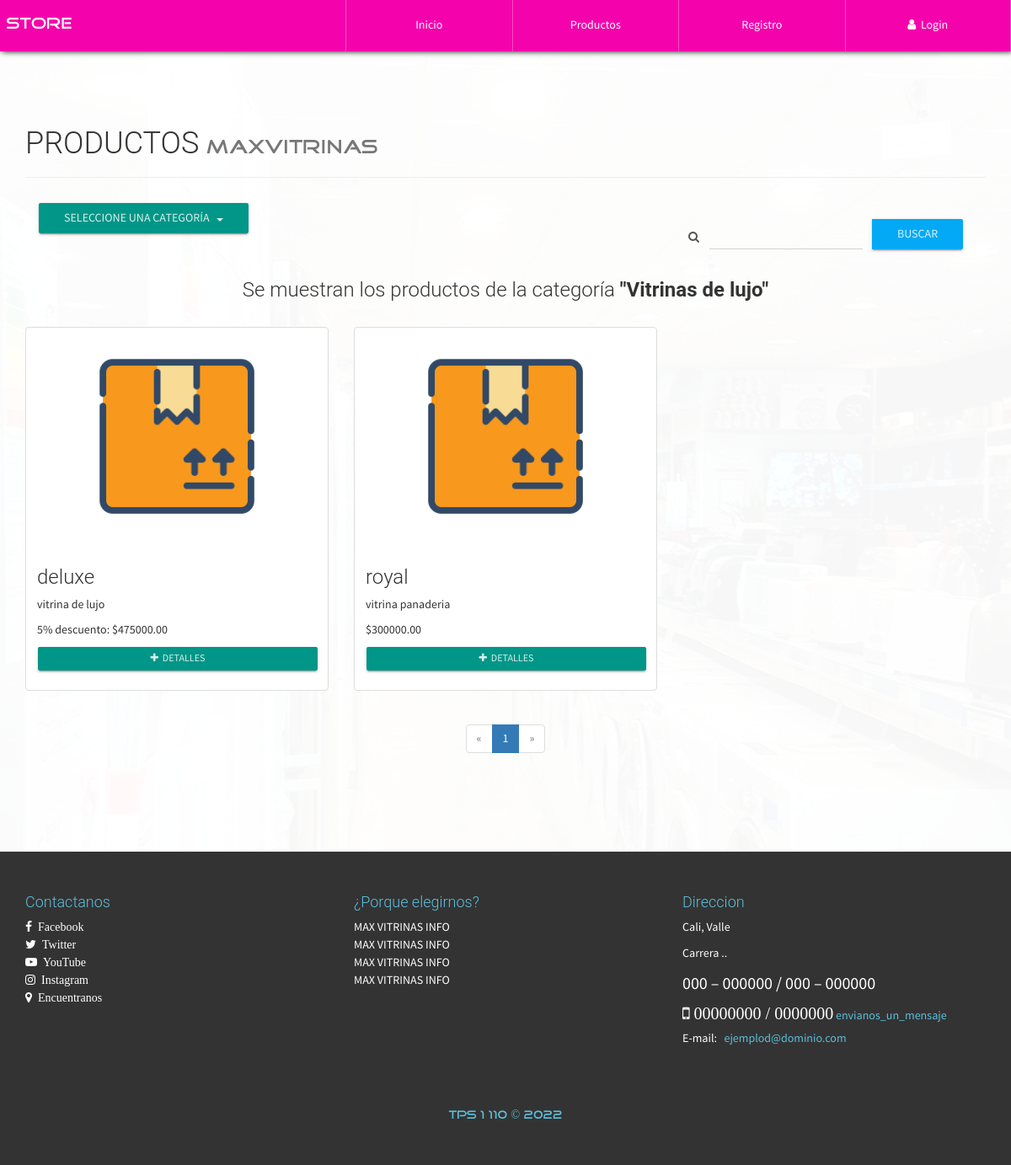
The page /product.php?categ=01 on the database its author committed.
### tables this page shows
CREATE TABLE `categoria` (
  `CodigoCat` varchar(30) NOT NULL,
  `Nombre` varchar(30) NOT NULL,
  `Descripcion` text NOT NULL
);

CREATE TABLE `producto` (
  `id` int(20) NOT NULL,
  `CodigoProd` varchar(30) NOT NULL,
  `NombreProd` varchar(30) NOT NULL,
  `CodigoCat` varchar(30) NOT NULL,
  `Precio` decimal(30,2) NOT NULL,
  `Descuento` int(2) NOT NULL,
  `Modelo` varchar(30) NOT NULL,
  `Marca` varchar(30) NOT NULL,
  `Stock` int(20) NOT NULL,
  `NITProveedor` varchar(30) NOT NULL,
  `Imagen` varchar(150) NOT NULL,
  `Nombre` varchar(30) NOT NULL,
  `Estado` varchar(15) NOT NULL
);

### product.php (the view, shortened to what this page needs)
<?php
include './library/consulSQL.php';
?>
<!DOCTYPE html>
<html lang="es">
<head>
    <?php include './inc/link.php'; ?>
</head>
<body id="container-page-product">
    <?php include './inc/navbar.php'; ?>
    <section id="store">
       <br>
        <div class="container">
            <div class="page-header">
              <h1>PRODUCTOS <small class="tittles-pages-logo">MaxVitrinas</small></h1>
            </div>
            <?php
              $checkAllCat=ejecutarSQL::consultar("SELECT * FROM categoria");
              if(mysqli_num_rows($checkAllCat)>=1):
            ?>
              <div class="container-fluid">
                <div class="row">
                  <div class="col-xs-12 col-md-4">
                    <div class="dropdown">
                      <button class="btn btn-primary btn-raised dropdown-toggle" type="button" id="drpdowncategory" data-toggle="dropdown" aria-haspopup="true" aria-expanded="true">
                        Seleccione una categoría &nbsp;
                        <span class="caret"></span>
                      </button>
                    </div>
                  </div>
                  <div class="col-xs-12 col-md-4 col-md-offset-4">
                    <form action="./search.php" method="GET">
                      <div class="form-group">
                        <div class="input-group">
                          <span class="input-group-addon"><i class="fa fa-search" aria-hidden="true"></i></span>
                          <input type="text" id="addon1" class="form-control" name="term" required="" title="Escriba nombre o marca del producto">
                          <span class="input-group-btn">
                              <button class="btn btn-info btn-raised" type="submit">Buscar</button>
                          </span>
                        </div>
                      </div>
                    </form>
                  </div>
                </div>
              </div>
            <?php
                $categoria=consultasSQL::clean_string($_GET['categ']);
                if(isset($categoria) && $categoria!=""){
            ?>
              <div class="row">
                <?php
                  $mysqli = mysqli_connect(SERVER, USER, PASS, BD);
                  mysqli_set_charset($mysqli, "utf8");
                  $pagina = isset($_GET['pag']) ? (int)$_GET['pag'] : 1;
                  $regpagina = 20;
                  $inicio = ($pagina > 1) ? (($pagina * $regpagina) - $regpagina) : 0;
                  $consultar_productos=mysqli_query($mysqli,"SELECT SQL_CALC_FOUND_ROWS * FROM producto WHERE CodigoCat='$categoria' AND Stock > 0 AND Estado='Activo' LIMIT $inicio, $regpagina");
                  $selCat=ejecutarSQL::consultar("SELECT * FROM categoria WHERE CodigoCat='$categoria'");
                  $datCat=mysqli_fetch_array($selCat, MYSQLI_ASSOC);
                  $totalregistros = mysqli_query($mysqli,"SELECT FOUND_ROWS()");
                  $totalregistros = mysqli_fetch_array($totalregistros, MYSQLI_ASSOC);
                  $numeropaginas = ceil($totalregistros["FOUND_ROWS()"]/$regpagina);
                  if(mysqli_num_rows($consultar_productos)>=1){
                    echo '<h3 class="text-center">Se muestran los productos de la categoría <strong>"'.$datCat['Nombre'].'"</strong></h3><br>';
                    while($prod=mysqli_fetch_array($consultar_productos, MYSQLI_ASSOC)){
                ?>
                    <div class="col-xs-12 col-sm-6 col-md-4">
                         <div class="thumbnail">
                           <img class="img-product" src="./assets/img-products/<?php if($prod['Imagen']!="" && is_file("./assets/img-products/".$prod['Imagen'])){ echo $prod['Imagen']; }else{ echo "default.png"; } ?>
                           ">
                           <div class="caption">
                             <h3><?php echo $prod['Marca']; ?></h3>
                             <p><?php echo $prod['NombreProd']; ?></p>
                             <?php if($prod['Descuento']>0): ?>
                             <p>
                             <?php
                             $pref=number_format($prod['Precio']-($prod['Precio']*($prod['Descuento']/100)), 2, '.', '');
                             echo $prod['Descuento']."% descuento: $".$pref;
                             ?>
                             </p>
                             <?php else: ?>
                              <p>$<?php echo $prod['Precio']; ?></p>
                             <?php endif; ?>
                             <p class="text-center">
                                 <a href="infoProd.php?CodigoProd=<?php echo $prod['CodigoProd']; ?>" class="btn btn-primary btn-raised btn-sm btn-block"><i class="fa fa-plus"></i>&nbsp; Detalles</a>
                             </p>
                           </div>
                         </div>
                     </div>
                <?php
                  }
                  if($numeropaginas>0):
                ?>
                <div class="text-center">
                  <ul class="pagination">
                    <?php if($pagina == 1): ?>
                        <li class="disabled">
                            <a>
                                <span aria-hidden="true">&laquo;</span>
                            </a>
                        </li>
                    <?php endif; ?>
                    <?php
                        for($i=1; $i <= $numeropaginas; $i++ ){
                            if($pagina == $i){
                                echo '<li class="active"><a href="product.php?categ='.$categoria.'&pag='.$i.'">'.$i.'</a></li>';
                            }else{
                                echo '<li><a href="product.php?categ='.$categoria.'&pag='.$i.'">'.$i.'</a></li>';
                            }
                        }
                    ?>
                    <?php if($pagina == $numeropaginas): ?>
                        <li class="disabled">
                            <a>
                                <span aria-hidden="true">&raquo;</span>
                            </a>
                        </li>
                    <?php endif; ?>
                  </ul>
                </div>
                <?php
                  endif;
                  }else{
                    echo '<h2 class="text-center">Lo sentimos, no hay productos registrados en la categoría <strong>"'.$datCat['Nombre'].'"</strong></h2>';
                  }
                ?>
              </div>
            <?php
                }else{
                  echo '<h2 class="text-center">Por favor seleccione una categoría para empezar</h2>';
                }
              else:
                echo '<h2 class="text-center">Lo sentimos, no hay productos ni categorías registradas en la tienda</h2>';
              endif;
            ?>
        </div>
    </section>
    <?php include './inc/footer.php'; ?>
</body>
</html>

### inc/link.php (shortened to what this page needs)
<link rel="stylesheet" href="./css/font-awesome.min.css">
<link rel="stylesheet" href="./css/normalize.css">
<link rel="stylesheet" href="./css/bootstrap.min.css">
<link rel="stylesheet" href="./css/bootstrap-material-design.min.css">
<link rel="stylesheet" href="./css/ripples.min.css">
<link rel="stylesheet" href="./css/sweetalert.css">
<link rel="stylesheet" href="./css/media.css">
<link rel="stylesheet" href="./css/style.css">

### inc/navbar.php (shortened to what this page needs)
<nav id="navbar-auto-hidden">
        <div class="row hidden-xs">
            <div class="col-xs-4">
                <p class="text-navbar tittles-pages-logo">STORE</p>
            </div>
            <div class="col-xs-8">
              <div class="contenedor-tabla pull-right">
                <div class="contenedor-tr">
                  <a href="index.php" class="table-cell-td">Inicio</a>
                  <a href="product.php" class="table-cell-td">Productos</a>
                  <?php
                      if(!$_SESSION['nombreAdmin']==""){
                          echo '
                              <a href="carrito.php" class="table-cell-td">Carrito</a>
                              <a href="configAdmin.php" class="table-cell-td">Administración</a>
                              <a href="#!" class="table-cell-td exit-system">
                                  <i class="fa fa-user"></i>&nbsp;&nbsp;'.$_SESSION['nombreAdmin'].'
                              </a>
                           ';
                      }else{
                          echo '
                          <a href="registration.php" class="table-cell-td">Registro</a>
                              <a href="#" class="table-cell-td" data-toggle="modal" data-target=".modal-login">
                                  <i class="fa fa-user"></i>&nbsp;&nbsp;Login
                              </a>
                           ';
                      }
                  ?>
                </div>
              </div>
            </div>
        </div>
    </nav>

### library/consulSQL.php (shortened to what this page needs)
<?php
class ejecutarSQL {
    public static function conectar(){
        if(!$con=  mysqli_connect(SERVER,USER,PASS,BD)){
            echo "Error en el servidor, verifique sus datos";
        }
        mysqli_set_charset($con, "utf8");
        return $con;
    }
    public static function consultar($query) {
        if (!$consul = mysqli_query(ejecutarSQL::conectar(), $query)) {
            echo 'Error en la consulta SQL ejecutada';
        }
        return $consul;
    }
}
class consultasSQL{
    public static function clean_string($val){
        $val=trim($val);
        $val=stripslashes($val);
        $val=str_ireplace("<script>", "", $val);
        $val=str_ireplace("</script>", "", $val);
        $val=str_ireplace("<script src", "", $val);
        $val=str_ireplace("<script type=", "", $val);
        $val=str_ireplace("SELECT * FROM", "", $val);
        $val=str_ireplace("DELETE FROM", "", $val);
        $val=str_ireplace("INSERT INTO", "", $val);
        $val=str_ireplace("--", "", $val);
        $val=str_ireplace("^", "", $val);
        $val=str_ireplace("[", "", $val);
        $val=str_ireplace("]", "", $val);
        $val=str_ireplace("==", "", $val);
        $val=str_ireplace(";", "", $val);
        return $val;
    }
}

### inc/footer.php (shortened to what this page needs)
<footer>
    <div class="container">
        <div class="row">
            <div class="col-sm-4">
                <h4 class="text-footer">Contactanos</h4>
                <a href="#" target="_blank">
                    <i class="fa fa-facebook" aria-hidden="true">&nbsp; Facebook </i>
                </a><br>
                <a href="#" target="_blank">
                    <i class="fa fa-twitter" aria-hidden="true">&nbsp; Twitter </i>
                </a><br>
                <a href="#" target="_blank">
                    <i class="fa fa-youtube-play" aria-hidden="true">&nbsp; YouTube </i>
                </a><br>
                <a href="#" target="_blank">
                    <i class="fa fa-instagram" aria-hidden="true">&nbsp; Instagram </i>
                </a><br>
                <a href="#" target="_blank">
                    <i class="fa fa-map-marker" aria-hidden="true">&nbsp; Encuentranos </i>
                </a>
            </div>
            <div class="col-sm-4">
                <h4 class="text-footer">¿Porque elegirnos?</h4>
                <p>
                    MAX VITRINAS INFO</br>
                    MAX VITRINAS INFO</br>
                    MAX VITRINAS INFO</br>
                    MAX VITRINAS INFO</br>
                </p>
            </div>
            <div class="col-sm-4">
                <h4 class="text-footer" >Direccion</h4>
                <p style="color: #FFF">Cali, Valle</p>
                <p style="color: #FFF">Carrera ..</p>
                <p style="font-size:20px" aria-hidden="true">  000 – 000000 / 000 – 000000</p>
                <p class="fa fa-mobile" style="font-size:20px"  aria-hidden="true">  00000000 / 0000000</p> <a href="#" target="_blank" style="color: #5bc0de">envianos_un_mensaje</a></br>
                E-mail: <a href="#" target="_blank" style="color: #5bc0de"> &nbsp; ejemplod@dominio.com</a>
            </div>
        </div>
    </div>
    <br><br><br>
    <h5 class="text-center tittles-pages-logo text-footer">TPS 1 110 &copy; 2022</h5>
</footer>

### css/media.css (style rules this page uses)
@media (min-width: 1200px) { .contenedor-tabla { width: 90%; } }

### css/style.css (style rules this page uses)
body { font-family: "FontFamilySPro"; line-height: 1.5; font-size: 1.4em; width: 100%; height: 100%; margin: 0px; padding: 0px; background-position: center center; background-repeat: no-repeat; background-attachment: fixed; background-size: cover; background-color: #fff; }
nav { width: 100%; position: fixed; top: 0px; background-color: #f403ac; box-shadow: 2px 0px 7px #000; z-index: 50; }
.contenedor-tabla { display: table; width: 100%; }
.contenedor-tr { display: table-row; width: 100%; }
.contenedor-tr > a { text-decoration: none; color: #fff; }
.contenedor-tr > a:last-child { border-right: 1px solid rgba(255, 255, 255,0.3); }
.table-cell-td { display: table-cell; padding: 20px 7px; border-left: 1px solid rgba(255, 255, 255,0.3); text-align: center; width: 20%; }
.text-navbar { color: #fff; font-size: 19px; float: left; margin-left: 2%; margin-top: 15px; }
section { width: 100%; margin: 0px; padding: 90px 0px; }
footer { width: 100%; color: #fff; background-color: #333; padding: 40px 0px; }
.text-footer { color: #5bc0de; }
footer a { color: #fff; }
.tittles-pages-logo { font-family: "FontFamilyLogo"; }
#container-page-product { background-image: url(../assets/img/font-registration.JPG); }
#store, #infoproduct, #container-pedido { background-color: rgba(255,255,255,.97); min-height: 900px; }
.img-product { max-height: 250px; display: block; margin: 0 auto; }

### rows shown on the page
categoria: Nombre "Vitrinas de lujo"
producto: Marca "deluxe", NombreProd "vitrina de lujo", Descuento "5", pref "475000.00"
producto: Marca "royal", NombreProd "vitrina panaderia", Precio "300000.00"
